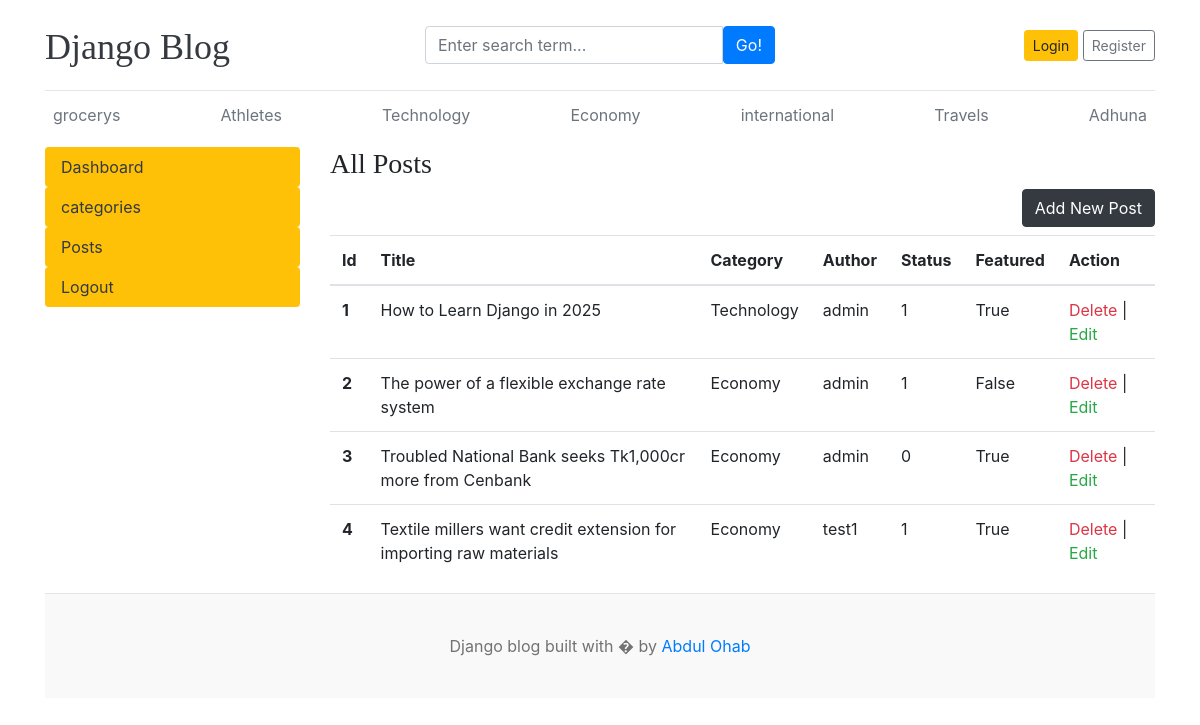
The app's page /dashboard/posts/ with its own data.
### home/models.py (models this page shows, shortened)
class Category(models.Model):
    category_name=models.CharField(max_length=50,unique=True)
    created_at=models.DateTimeField(auto_now_add=True)
    updated_at=models.DateTimeField(auto_now=True)
    def __str__(self):
        return self.category_name

class Blogs(models.Model):
    title=models.CharField(max_length=100,unique=True)
    slug=models.SlugField(max_length=100,unique=True)
    category=models.ForeignKey(Category,on_delete=models.CASCADE)
    author=models.ForeignKey(User,on_delete=models.CASCADE)
    blog_image=models.ImageField(upload_to='uploads/%y/%m/%d/')
    short_description=models.TextField(max_length=2000)
    blog_body=models.TextField(max_length=3000)
    status=models.IntegerField(choices=STATUS_CHOICES,default=0)
    is_featured=models.BooleanField(default=False)
    created_at=models.DateTimeField(auto_now_add=True)
    updated_at=models.DateTimeField(auto_now=True)

### dashboard/views.py (the view)
# urls.py: path('posts/',views.posts,name='postsPage'),
def posts(request):
    posts=Blogs.objects.all()
    categories=Category.objects.all()
    context= {
        'categories':categories,
        'posts':posts,
        }
    return render(request,'dashbord/posts.html',context)

### templates/dashbord/posts.html
{% extends 'base.html' %}
{% block content %}
<div class="row">
    {% include '../dashbord/leftSideBar.html' %}
    <div class="col-md-9">
        <h3> All Posts </h3>
        <a href="{% url 'addPostPage' %}" class="btn btn-dark float-right mb-2 ">Add New Post</a>
        <table class="table table-hover">
            <thead>
              <tr>
                <th >Id</th>
                <th >Title</th>
                <th >Category</th>
                <th >Author</th>
                <th> Status</th>
                <th> Featured</th>
                <th> Action</th>
              </tr>
            </thead>
            <tbody>
                {% for post in posts %}
              <tr>
                <th >{{ forloop.counter }}</th>
                <td>{{post.title}}</td>
                <td>{{post.category}}</td>
                <td>{{post.author}}</td>
                <td>{{post.status}}</td>
                <td>{{post.is_featured}}</td>
                <td> <a href="{% url 'deletePostPage' post.id %}" class="text-danger ">  Delete  </a> |<a href="{% url 'editPostPage' post.id %}" class="text-success "> Edit</a> </td>
              </tr>
              {% endfor %}
            </tbody>
          </table>
    </div>
</div>
{% endblock %}

### templates/header.html (shortened to what this page needs)
{% load static %}
<!DOCTYPE html>
<html lang="en">
<head>
    <link href="https://getbootstrap.com/docs/4.0/dist/css/bootstrap.min.css" rel="stylesheet">
    <link href="https://cdnjs.cloudflare.com/ajax/libs/font-awesome/6.0.0/css/all.min.css" rel="stylesheet">
    <link href="{% static 'css/blog.css' %}" rel="stylesheet">
  </head>
<body>
    <div class="container">
      <header class="blog-header py-3">
        <div class="row flex-nowrap justify-content-between align-items-center">
          <div class="col-4 pt-1">
            <a class="blog-header-logo text-dark" href="/">Django Blog</a>
          </div>
          <div class="col-4">
            <form action="{% url 'search' %}" method="GET" >
            <div class="input-group">
                <input class="form-control" type="text" name="keyword" placeholder="Enter search term..." aria-label="Enter search term..." aria-describedby="button-search" />
                <button type="submit" class="btn btn-primary" id="button-search" type="button">Go!</button>
            </div>
        </form>
          </div>
          <div class="col-4 d-flex justify-content-end align-items-center">
            {% if not user.is_authenticated %}
            <a class="btn btn-sm btn-warning" href="{% url 'loginPage'  %}">Login</a> &nbsp;
            <a class="btn btn-sm btn-outline-secondary" href="{% url 'registerPage'   %}">Register</a>
            {% else %}
            <span> <a href="{% url 'dashboardPage' %}" class="btn btn-sm btn-warning " > Dashboard </a> </span>&nbsp;
            <span> <a href="{% url 'logoutPage' %}"> Logout </a> </span>
            {% endif %}
          </div>
        </div>
      </header>
      <div class="nav-scroller py-1 mb-2">
        <nav class="nav d-flex justify-content-between ">
          {% for category in categories %}
          <a class="p-2 text-muted  " href="{% url 'categoryPage' category.id  %}"> {{category.category_name}}</a>
          {% endfor %}
        </nav>
      </div>

### static/css/blog.css (style rules this page uses)
.blog-header { border-bottom: 1px solid #e5e5e5; }
.blog-header-logo { font-family: "Playfair Display", Georgia, "Times New Roman", serif; font-size: 2.25rem; }
h1, h2, h3, h4, h5, h6 { font-family: "Playfair Display", Georgia, "Times New Roman", serif; }

### records on screen
Category: category_name "grocerys"
Category: category_name "Athletes"
Category: category_name "Technology"
Category: category_name "Economy"
Category: category_name "international"
Category: category_name "Travels"
Category: category_name "Adhuna"
Blogs: title "How to Learn Django in 2025", category "Technology", author "admin", status "1", is_featured "True"
Blogs: title "The power of a flexible exchange rate system", category "Economy", author "admin", status "1", is_featured "False"
Blogs: title "Troubled National Bank seeks Tk1,000cr more from Cenbank", category "Economy", author "admin", status "0", is_featured "True"
Blogs: title "Textile millers want credit extension for importing raw materials", category "Economy", author "test1", status "1", is_featured "True"
